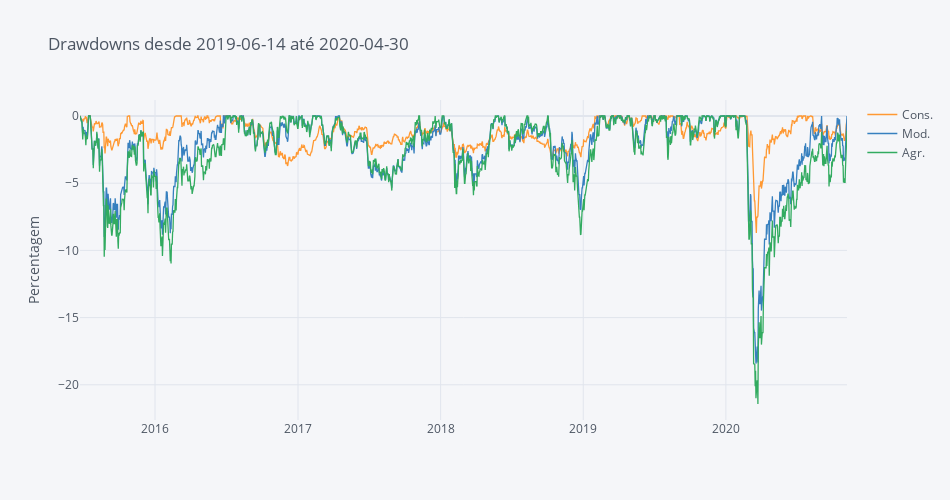

Notebook code cell kept with this figure:
### Code cell
round(pl.compute_drawdowns(portfolios), 2).iplot(dimensions=pl.dimensions, title='Drawdowns desde ' +  Begin + ' até ' + End, yTitle='Percentagem')

### Figure 1 — Plotly figure (JSON) as saved in the notebook; plotly's stock layout.template omitted (floating-point values rounded to 4 significant figures; data arrays with more than 128 entries replaced by an {"elided": "..."} marker saying what was removed)
{"data": [{"line": {"color": "rgba(255, 153, 51, 1.0)", "dash": "solid", "shape": "linear", "width": 1.3}, "mode": "lines", "name": "Cons.", "text": "", "type": "scatter", "x": {"elided": "1964 str values"}, "y": {"elided": "1964 float values"}}, {"line": {"color": "rgba(55, 128, 191, 1.0)", "dash": "solid", "shape": "linear", "width": 1.3}, "mode": "lines", "name": "Mod.", "text": "", "type": "scatter", "x": {"elided": "1964 str values"}, "y": {"elided": "1964 float values"}}, {"line": {"color": "rgba(50, 171, 96, 1.0)", "dash": "solid", "shape": "linear", "width": 1.3}, "mode": "lines", "name": "Agr.", "text": "", "type": "scatter", "x": {"elided": "1964 str values"}, "y": {"elided": "1964 float values"}}], "layout": {"height": 500, "legend": {"bgcolor": "#F5F6F9", "font": {"color": "#4D5663"}}, "paper_bgcolor": "#F5F6F9", "plot_bgcolor": "#F5F6F9", "title": {"font": {"color": "#4D5663"}, "text": "Drawdowns desde 2019-06-14 até 2020-04-30"}, "width": 950, "xaxis": {"autorange": true, "gridcolor": "#E1E5ED", "range": ["2015-06-23", "2020-11-06"], "showgrid": true, "tickfont": {"color": "#4D5663"}, "title": {"font": {"color": "#4D5663"}, "text": ""}, "type": "date", "zerolinecolor": "#E1E5ED"}, "yaxis": {"autorange": true, "gridcolor": "#E1E5ED", "range": [-22.62, 1.191], "showgrid": true, "tickfont": {"color": "#4D5663"}, "title": {"font": {"color": "#4D5663"}, "text": "Percentagem"}, "type": "linear", "zerolinecolor": "#E1E5ED"}}}
